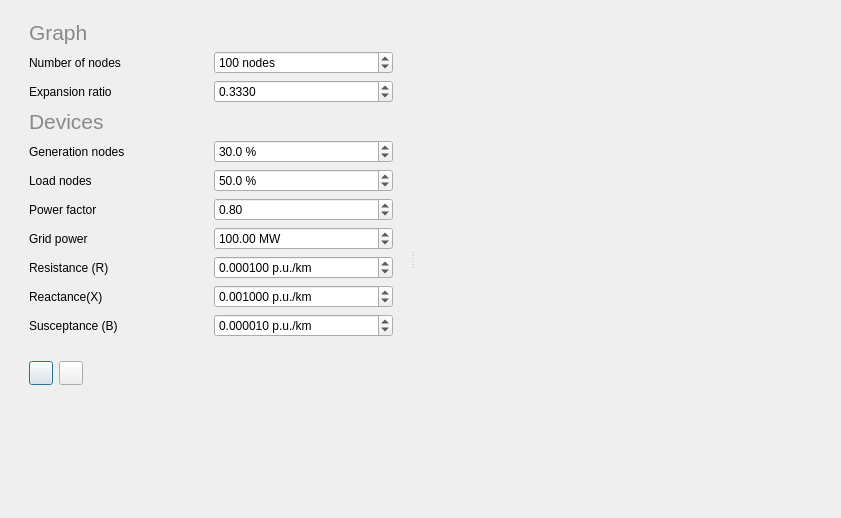
<?xml version="1.0" encoding="UTF-8"?>
<ui version="4.0">
 <class>MainWindow</class>
 <widget class="QDialog" name="MainWindow">
  <property name="geometry">
   <rect>
    <x>0</x>
    <y>0</y>
    <width>841</width>
    <height>518</height>
   </rect>
  </property>
  <property name="windowTitle">
   <string>MainWindow</string>
  </property>
  <property name="windowIcon">
   <iconset resource="icons.qrc">
    <normaloff>:/Icons/icons/automatic_layout.png</normaloff>:/Icons/icons/automatic_layout.png</iconset>
  </property>
  <layout class="QVBoxLayout" name="verticalLayout_2">
   <item>
    <layout class="QVBoxLayout" name="verticalLayout">
     <item>
      <widget class="QSplitter" name="splitter_3">
       <property name="orientation">
        <enum>Qt::Horizontal</enum>
       </property>
       <widget class="QFrame" name="frame_8">
        <property name="maximumSize">
         <size>
          <width>400</width>
          <height>16777215</height>
         </size>
        </property>
        <property name="frameShape">
         <enum>QFrame::NoFrame</enum>
        </property>
        <property name="frameShadow">
         <enum>QFrame::Raised</enum>
        </property>
        <layout class="QVBoxLayout" name="verticalLayout_7">
         <property name="topMargin">
          <number>0</number>
         </property>
         <item>
          <widget class="QFrame" name="frame">
           <property name="frameShape">
            <enum>QFrame::NoFrame</enum>
           </property>
           <property name="frameShadow">
            <enum>QFrame::Raised</enum>
           </property>
           <layout class="QGridLayout" name="gridLayout">
            <item row="7" column="1">
             <widget class="QDoubleSpinBox" name="power_SpinBox">
              <property name="suffix">
               <string> MW</string>
              </property>
              <property name="maximum">
               <double>9999999.000000000000000</double>
              </property>
              <property name="value">
               <double>100.000000000000000</double>
              </property>
             </widget>
            </item>
            <item row="0" column="0">
             <widget class="QLabel" name="label_9">
              <property name="palette">
               <palette>
                <active>
                 <colorrole role="WindowText">
                  <brush brushstyle="SolidPattern">
                   <color alpha="255">
                    <red>136</red>
                    <green>138</green>
                    <blue>133</blue>
                   </color>
                  </brush>
                 </colorrole>
                 <colorrole role="Text">
                  <brush brushstyle="SolidPattern">
                   <color alpha="255">
                    <red>136</red>
                    <green>138</green>
                    <blue>133</blue>
                   </color>
                  </brush>
                 </colorrole>
                 <colorrole role="ButtonText">
                  <brush brushstyle="SolidPattern">
                   <color alpha="255">
                    <red>136</red>
                    <green>138</green>
                    <blue>133</blue>
                   </color>
                  </brush>
                 </colorrole>
                 <colorrole role="PlaceholderText">
                  <brush brushstyle="SolidPattern">
                   <color alpha="128">
                    <red>136</red>
                    <green>138</green>
                    <blue>133</blue>
                   </color>
                  </brush>
                 </colorrole>
                </active>
                <inactive>
                 <colorrole role="WindowText">
                  <brush brushstyle="SolidPattern">
                   <color alpha="255">
                    <red>136</red>
                    <green>138</green>
                    <blue>133</blue>
                   </color>
                  </brush>
                 </colorrole>
                 <colorrole role="Text">
                  <brush brushstyle="SolidPattern">
                   <color alpha="255">
                    <red>136</red>
                    <green>138</green>
                    <blue>133</blue>
                   </color>
                  </brush>
                 </colorrole>
                 <colorrole role="ButtonText">
                  <brush brushstyle="SolidPattern">
                   <color alpha="255">
                    <red>136</red>
                    <green>138</green>
                    <blue>133</blue>
                   </color>
                  </brush>
                 </colorrole>
                 <colorrole role="PlaceholderText">
                  <brush brushstyle="SolidPattern">
                   <color alpha="128">
                    <red>136</red>
                    <green>138</green>
                    <blue>133</blue>
                   </color>
                  </brush>
                 </colorrole>
                </inactive>
                <disabled>
                 <colorrole role="WindowText">
                  <brush brushstyle="SolidPattern">
                   <color alpha="255">
                    <red>190</red>
                    <green>190</green>
                    <blue>190</blue>
                   </color>
                  </brush>
                 </colorrole>
                 <colorrole role="Text">
                  <brush brushstyle="SolidPattern">
                   <color alpha="255">
                    <red>190</red>
                    <green>190</green>
                    <blue>190</blue>
                   </color>
                  </brush>
                 </colorrole>
                 <colorrole role="ButtonText">
                  <brush brushstyle="SolidPattern">
                   <color alpha="255">
                    <red>190</red>
                    <green>190</green>
                    <blue>190</blue>
                   </color>
                  </brush>
                 </colorrole>
                 <colorrole role="PlaceholderText">
                  <brush brushstyle="SolidPattern">
                   <color alpha="128">
                    <red>0</red>
                    <green>0</green>
                    <blue>0</blue>
                   </color>
                  </brush>
                 </colorrole>
                </disabled>
               </palette>
              </property>
              <property name="font">
               <font>
                <pointsize>16</pointsize>
               </font>
              </property>
              <property name="text">
               <string>Graph</string>
              </property>
             </widget>
            </item>
            <item row="10" column="1">
             <widget class="QDoubleSpinBox" name="b_SpinBox">
              <property name="suffix">
               <string> p.u./km</string>
              </property>
              <property name="decimals">
               <number>6</number>
              </property>
              <property name="value">
               <double>0.000010000000000</double>
              </property>
             </widget>
            </item>
            <item row="7" column="0">
             <widget class="QLabel" name="label_2">
              <property name="text">
               <string>Grid power</string>
              </property>
             </widget>
            </item>
            <item row="8" column="1">
             <widget class="QDoubleSpinBox" name="r_SpinBox">
              <property name="suffix">
               <string> p.u./km</string>
              </property>
              <property name="decimals">
               <number>6</number>
              </property>
              <property name="value">
               <double>0.000100000000000</double>
              </property>
             </widget>
            </item>
            <item row="1" column="0">
             <widget class="QLabel" name="label_3">
              <property name="text">
               <string>Number of nodes</string>
              </property>
             </widget>
            </item>
            <item row="10" column="0">
             <widget class="QLabel" name="label_6">
              <property name="text">
               <string>Susceptance (B)</string>
              </property>
             </widget>
            </item>
            <item row="9" column="1">
             <widget class="QDoubleSpinBox" name="x_SpinBox">
              <property name="suffix">
               <string> p.u./km</string>
              </property>
              <property name="decimals">
               <number>6</number>
              </property>
              <property name="value">
               <double>0.001000000000000</double>
              </property>
             </widget>
            </item>
            <item row="5" column="1">
             <widget class="QDoubleSpinBox" name="load_nodes_SpinBox">
              <property name="suffix">
               <string> %</string>
              </property>
              <property name="decimals">
               <number>1</number>
              </property>
              <property name="minimum">
               <double>1.000000000000000</double>
              </property>
              <property name="maximum">
               <double>100.000000000000000</double>
              </property>
              <property name="value">
               <double>50.000000000000000</double>
              </property>
             </widget>
            </item>
            <item row="8" column="0">
             <widget class="QLabel" name="label_4">
              <property name="text">
               <string>Resistance (R)</string>
              </property>
             </widget>
            </item>
            <item row="2" column="1">
             <widget class="QDoubleSpinBox" name="ratio_SpinBox">
              <property name="decimals">
               <number>4</number>
              </property>
              <property name="minimum">
               <double>0.000000000000000</double>
              </property>
              <property name="maximum">
               <double>1.000000000000000</double>
              </property>
              <property name="value">
               <double>0.333000000000000</double>
              </property>
             </widget>
            </item>
            <item row="2" column="0">
             <widget class="QLabel" name="label_11">
              <property name="text">
               <string>Expansion ratio</string>
              </property>
             </widget>
            </item>
            <item row="1" column="1">
             <widget class="QSpinBox" name="nodes_spinBox">
              <property name="suffix">
               <string> nodes</string>
              </property>
              <property name="minimum">
               <number>2</number>
              </property>
              <property name="maximum">
               <number>999999999</number>
              </property>
              <property name="value">
               <number>100</number>
              </property>
             </widget>
            </item>
            <item row="3" column="0">
             <widget class="QLabel" name="label_10">
              <property name="palette">
               <palette>
                <active>
                 <colorrole role="WindowText">
                  <brush brushstyle="SolidPattern">
                   <color alpha="255">
                    <red>136</red>
                    <green>138</green>
                    <blue>133</blue>
                   </color>
                  </brush>
                 </colorrole>
                 <colorrole role="Text">
                  <brush brushstyle="SolidPattern">
                   <color alpha="255">
                    <red>136</red>
                    <green>138</green>
                    <blue>133</blue>
                   </color>
                  </brush>
                 </colorrole>
                 <colorrole role="ButtonText">
                  <brush brushstyle="SolidPattern">
                   <color alpha="255">
                    <red>136</red>
                    <green>138</green>
                    <blue>133</blue>
                   </color>
                  </brush>
                 </colorrole>
                 <colorrole role="PlaceholderText">
                  <brush brushstyle="SolidPattern">
                   <color alpha="128">
                    <red>136</red>
                    <green>138</green>
                    <blue>133</blue>
                   </color>
                  </brush>
                 </colorrole>
                </active>
                <inactive>
                 <colorrole role="WindowText">
                  <brush brushstyle="SolidPattern">
                   <color alpha="255">
                    <red>136</red>
                    <green>138</green>
                    <blue>133</blue>
                   </color>
                  </brush>
                 </colorrole>
                 <colorrole role="Text">
                  <brush brushstyle="SolidPattern">
                   <color alpha="255">
                    <red>136</red>
                    <green>138</green>
                    <blue>133</blue>
                   </color>
                  </brush>
                 </colorrole>
                 <colorrole role="ButtonText">
                  <brush brushstyle="SolidPattern">
                   <color alpha="255">
                    <red>136</red>
                    <green>138</green>
                    <blue>133</blue>
                   </color>
                  </brush>
                 </colorrole>
                 <colorrole role="PlaceholderText">
                  <brush brushstyle="SolidPattern">
                   <color alpha="128">
                    <red>136</red>
                    <green>138</green>
                    <blue>133</blue>
                   </color>
                  </brush>
                 </colorrole>
                </inactive>
                <disabled>
                 <colorrole role="WindowText">
                  <brush brushstyle="SolidPattern">
                   <color alpha="255">
                    <red>190</red>
                    <green>190</green>
                    <blue>190</blue>
                   </color>
                  </brush>
                 </colorrole>
                 <colorrole role="Text">
                  <brush brushstyle="SolidPattern">
                   <color alpha="255">
                    <red>190</red>
                    <green>190</green>
                    <blue>190</blue>
                   </color>
                  </brush>
                 </colorrole>
                 <colorrole role="ButtonText">
                  <brush brushstyle="SolidPattern">
                   <color alpha="255">
                    <red>190</red>
                    <green>190</green>
                    <blue>190</blue>
                   </color>
                  </brush>
                 </colorrole>
                 <colorrole role="PlaceholderText">
                  <brush brushstyle="SolidPattern">
                   <color alpha="128">
                    <red>0</red>
                    <green>0</green>
                    <blue>0</blue>
                   </color>
                  </brush>
                 </colorrole>
                </disabled>
               </palette>
              </property>
              <property name="font">
               <font>
                <pointsize>16</pointsize>
               </font>
              </property>
              <property name="text">
               <string>Devices</string>
              </property>
             </widget>
            </item>
            <item row="5" column="0">
             <widget class="QLabel" name="label_8">
              <property name="text">
               <string>Load nodes</string>
              </property>
             </widget>
            </item>
            <item row="4" column="1">
             <widget class="QDoubleSpinBox" name="generation_nodes_SpinBox">
              <property name="suffix">
               <string> %</string>
              </property>
              <property name="decimals">
               <number>1</number>
              </property>
              <property name="minimum">
               <double>1.000000000000000</double>
              </property>
              <property name="maximum">
               <double>100.000000000000000</double>
              </property>
              <property name="value">
               <double>30.000000000000000</double>
              </property>
             </widget>
            </item>
            <item row="4" column="0">
             <widget class="QLabel" name="label_7">
              <property name="text">
               <string>Generation nodes</string>
              </property>
             </widget>
            </item>
            <item row="9" column="0">
             <widget class="QLabel" name="label_5">
              <property name="text">
               <string>Reactance(X) </string>
              </property>
             </widget>
            </item>
            <item row="6" column="0">
             <widget class="QLabel" name="label_12">
              <property name="text">
               <string>Power factor</string>
              </property>
             </widget>
            </item>
            <item row="6" column="1">
             <widget class="QDoubleSpinBox" name="power_factor_SpinBox">
              <property name="maximum">
               <double>1.000000000000000</double>
              </property>
              <property name="value">
               <double>0.800000000000000</double>
              </property>
             </widget>
            </item>
           </layout>
          </widget>
         </item>
         <item>
          <widget class="QFrame" name="frame_2">
           <property name="frameShape">
            <enum>QFrame::NoFrame</enum>
           </property>
           <property name="frameShadow">
            <enum>QFrame::Raised</enum>
           </property>
           <layout class="QHBoxLayout" name="horizontalLayout_2">
            <item>
             <widget class="QPushButton" name="applyButton">
              <property name="minimumSize">
               <size>
                <width>24</width>
                <height>24</height>
               </size>
              </property>
              <property name="toolTip">
               <string>Create Grid</string>
              </property>
              <property name="text">
               <string/>
              </property>
              <property name="icon">
               <iconset resource="icons.qrc">
                <normaloff>:/Icons/icons/color_grid.png</normaloff>:/Icons/icons/color_grid.png</iconset>
              </property>
             </widget>
            </item>
            <item>
             <widget class="QPushButton" name="previewButton">
              <property name="minimumSize">
               <size>
                <width>24</width>
                <height>24</height>
               </size>
              </property>
              <property name="toolTip">
               <string>Preview</string>
              </property>
              <property name="text">
               <string/>
              </property>
              <property name="icon">
               <iconset resource="icons.qrc">
                <normaloff>:/Icons/icons/run_cascade_step.png</normaloff>:/Icons/icons/run_cascade_step.png</iconset>
              </property>
             </widget>
            </item>
            <item>
             <spacer name="horizontalSpacer">
              <property name="orientation">
               <enum>Qt::Horizontal</enum>
              </property>
              <property name="sizeHint" stdset="0">
               <size>
                <width>543</width>
                <height>20</height>
               </size>
              </property>
             </spacer>
            </item>
           </layout>
          </widget>
         </item>
         <item>
          <spacer name="verticalSpacer">
           <property name="orientation">
            <enum>Qt::Vertical</enum>
           </property>
           <property name="sizeHint" stdset="0">
            <size>
             <width>20</width>
             <height>40</height>
            </size>
           </property>
          </spacer>
         </item>
        </layout>
       </widget>
       <widget class="QFrame" name="PlotFrame">
        <property name="frameShape">
         <enum>QFrame::NoFrame</enum>
        </property>
        <property name="frameShadow">
         <enum>QFrame::Raised</enum>
        </property>
        <layout class="QHBoxLayout" name="horizontalLayout">
         <item>
          <widget class="MatplotlibWidget" name="plotwidget" native="true"/>
         </item>
        </layout>
       </widget>
      </widget>
     </item>
    </layout>
   </item>
  </layout>
  <action name="actionCopy_to_clipboard">
   <property name="icon">
    <iconset>
     <normaloff>:/Icons/icons/copy.png</normaloff>:/Icons/icons/copy.png</iconset>
   </property>
   <property name="text">
    <string>Copy to clipboard</string>
   </property>
  </action>
  <action name="actionSave">
   <property name="icon">
    <iconset>
     <normaloff>:/Icons/icons/import_profiles.png</normaloff>:/Icons/icons/import_profiles.png</iconset>
   </property>
   <property name="text">
    <string>Save</string>
   </property>
  </action>
 </widget>
 <customwidgets>
  <customwidget>
   <class>MatplotlibWidget</class>
   <extends>QWidget</extends>
   <header>.matplotlibwidget</header>
   <container>1</container>
  </customwidget>
 </customwidgets>
 <resources>
  <include location="icons.qrc"/>
 </resources>
 <connections/>
</ui>
